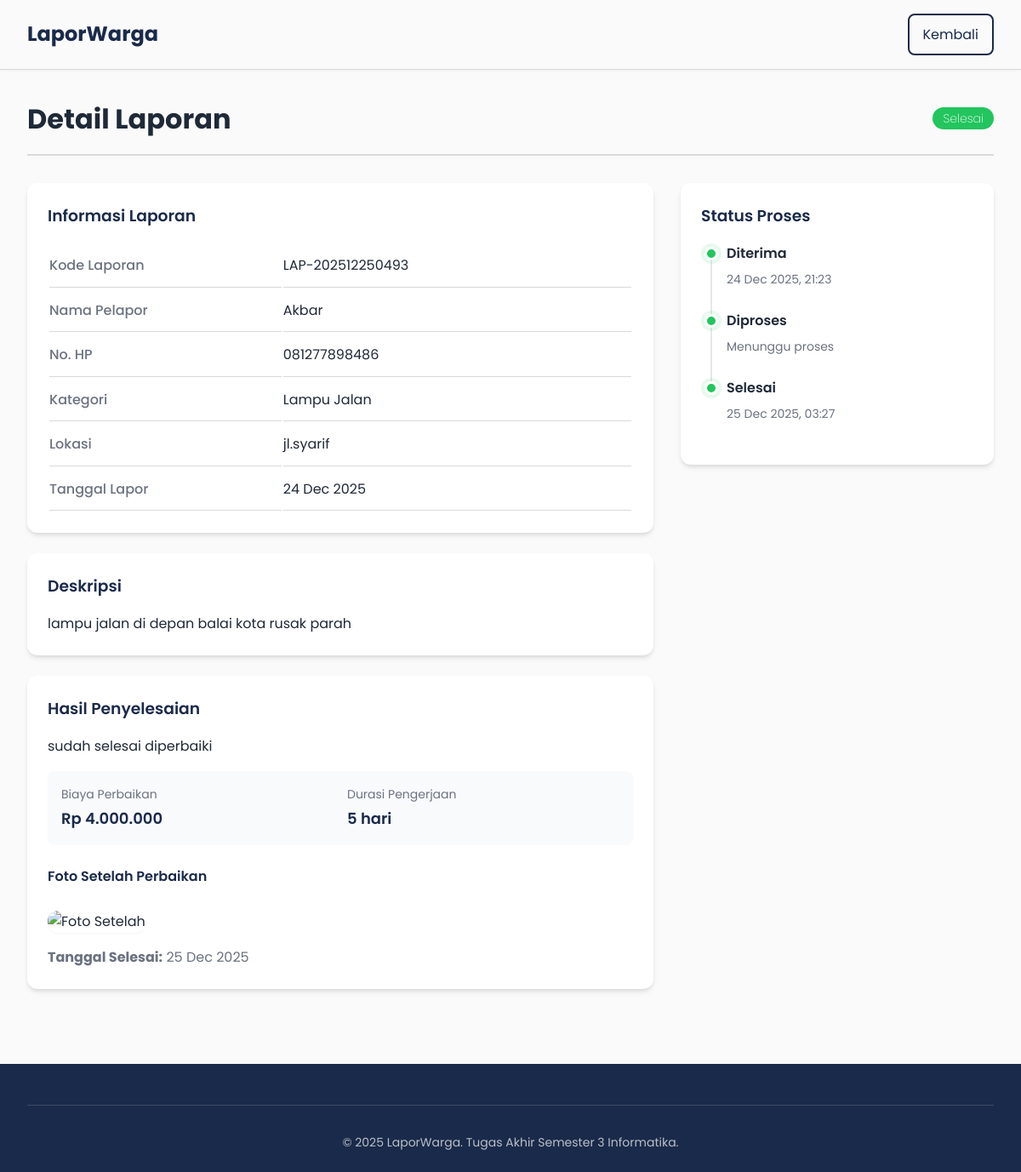
Screenshot of /detail_laporan.php?kode=LAP-202512250493 with the database file from the repository.
### tables this page shows
CREATE TABLE `laporan` (
  `id` int(11) NOT NULL AUTO_INCREMENT,
  `kode_laporan` varchar(20) NOT NULL,
  `nama_pelapor` varchar(100) NOT NULL,
  `no_hp` varchar(15) NOT NULL,
  `kategori` varchar(50) NOT NULL,
  `deskripsi` text NOT NULL,
  `lokasi` varchar(255) NOT NULL,
  `foto` varchar(255) DEFAULT NULL,
  `foto_blob` mediumblob DEFAULT NULL,
  `foto_mime` varchar(50) DEFAULT NULL,
  `status` enum('Diterima','Diproses','Selesai') DEFAULT 'Diterima',
  `tanggal_lapor` timestamp NOT NULL DEFAULT current_timestamp(),
  `tanggal_diterima` timestamp NULL DEFAULT NULL,
  `tanggal_diproses` timestamp NULL DEFAULT NULL,
  `tanggal_selesai` datetime DEFAULT NULL,
  `biaya` decimal(15,2) DEFAULT NULL,
  `durasi` varchar(50) DEFAULT NULL,
  `foto_after` varchar(255) DEFAULT NULL,
  `foto_after_blob` mediumblob DEFAULT NULL,
  `foto_after_mime` varchar(50) DEFAULT NULL,
  `catatan_admin` text DEFAULT NULL,
  `diterima_at` timestamp NULL DEFAULT NULL COMMENT 'Timestamp ketika status Diterima',
  `diproses_at` timestamp NULL DEFAULT NULL COMMENT 'Timestamp ketika status Diproses',
  `selesai_at` timestamp NULL DEFAULT NULL COMMENT 'Timestamp ketika status Selesai',
  PRIMARY KEY (`id`),
  UNIQUE KEY `kode_laporan` (`kode_laporan`),
  KEY `idx_kode` (`kode_laporan`),
  KEY `idx_status` (`status`),
  KEY `idx_tanggal` (`tanggal_lapor`),
  KEY `idx_no_hp_tanggal` (`no_hp`,`tanggal_lapor`)
);

### public/detail_laporan.php (the view, shortened to what this page needs)
<?php
$database = new Database();
$conn = $database->getConnection();
$kode = isset($_GET['kode']) ? $_GET['kode'] : null;
$id = isset($_GET['id']) ? (int)$_GET['id'] : null;
if($kode){
    $stmt = $conn->prepare("SELECT * FROM laporan WHERE kode_laporan = :kode");
    $stmt->bindParam(':kode', $kode);
} elseif($id) {
    $stmt = $conn->prepare("SELECT * FROM laporan WHERE id = :id");
    $stmt->bindParam(':id', $id, PDO::PARAM_INT);
} else {
    header("Location: index.php");
    exit();
}
$stmt->execute();
$laporan = $stmt->fetch(PDO::FETCH_ASSOC);
?>
<!DOCTYPE html>
<html lang="id">
<head>
  <link href="https://cdn.jsdelivr.net/npm/remixicon@3.5.0/fonts/remixicon.css" rel="stylesheet">
  <link href="https://cdnjs.cloudflare.com/ajax/libs/remixicon/3.5.0/remixicon.css" rel="stylesheet">
  <link rel="stylesheet" href="assets/css/style.css?v=2.2">
</head>
<body>
  <nav class="navbar">
    <div class="container">
       <div class="nav-brand">
                <span class="brand-text">LaporWarga</span>
            </div>
      <div class="navbar-menu"><a href="index.php" class="btn btn-outline"><i class="ri-arrow-left-line"></i> Kembali</a></div>
    </div>
  </nav>
  <main class="detail-container">
    <div class="container">
      <div class="detail-header">
        <h1>Detail Laporan</h1>
        <span class="badge badge-<?php echo $laporan['status']==='Diterima'?'info':($laporan['status']==='Diproses'?'warning':'success'); ?>"><?php echo htmlspecialchars($laporan['status']); ?></span>
      </div>
      <div class="detail-grid">
        <div>
          <div class="detail-section">
            <h3>Informasi Laporan</h3>
            <table class="detail-table">
              <tr><td>Kode Laporan</td><td><?php echo htmlspecialchars($laporan['kode_laporan']); ?></td></tr>
              <tr><td>Nama Pelapor</td><td><?php echo htmlspecialchars($laporan['nama_pelapor']); ?></td></tr>
              <tr><td>No. HP</td><td><?php echo htmlspecialchars($laporan['no_hp']); ?></td></tr>
              <tr><td>Kategori</td><td><?php echo htmlspecialchars($laporan['kategori']); ?></td></tr>
              <tr><td>Lokasi</td><td><?php echo htmlspecialchars($laporan['lokasi']); ?></td></tr>
              <tr><td>Tanggal Lapor</td><td><?php echo date('d M Y', strtotime($laporan['tanggal_lapor'])); ?></td></tr>
            </table>
          </div>
          <div class="detail-section">
            <h3>Deskripsi</h3>
            <p><?php echo nl2br(htmlspecialchars($laporan['deskripsi'])); ?></p>
          </div>
          <?php if($laporan['status']==='Selesai' && (!empty($laporan['catatan_admin']) || !empty($laporan['foto_after']))): ?>
          <div class="detail-section">
            <h3>Hasil Penyelesaian</h3>
            <?php if(!empty($laporan['catatan_admin'])): ?>
              <p><?php echo nl2br(htmlspecialchars($laporan['catatan_admin'])); ?></p>
            <?php endif; ?>
            <?php if(!empty($laporan['biaya']) || !empty($laporan['durasi'])): ?>
              <div style="display:grid;grid-template-columns:repeat(2,1fr);gap:1rem;margin-top:1rem;padding:1rem;background:#f8fafc;border-radius:0.5rem;">
                <?php if(!empty($laporan['biaya'])): ?>
                  <div>
                    <p style="color:var(--text-muted);font-size:0.875rem;margin-bottom:0.25rem;">Biaya Perbaikan</p>
                    <p style="font-size:1.125rem;font-weight:600;color:var(--primary-color);">Rp <?php echo number_format($laporan['biaya'],0,',','.'); ?></p>
                  </div>
                <?php endif; ?>
                <?php if(!empty($laporan['durasi'])): ?>
                  <div>
                    <p style="color:var(--text-muted);font-size:0.875rem;margin-bottom:0.25rem;">Durasi Pengerjaan</p>
                    <p style="font-size:1.125rem;font-weight:600;color:var(--primary-color);"><?php echo htmlspecialchars($laporan['durasi']); ?></p>
                  </div>
                <?php endif; ?>
              </div>
            <?php endif; ?>
            <?php if(!empty($laporan['foto_after_blob'])): ?>
              <h4 style="margin-top:1.5rem;">Foto Setelah Perbaikan</h4>
              <img src="image.php?id=<?php echo $laporan['id']; ?>&type=foto_after" alt="Foto Setelah" class="detail-img">
            <?php endif; ?>
            <?php if(!empty($laporan['tanggal_selesai'])): ?>
            <p style="margin-top:1rem;color:var(--text-muted);"><strong>Tanggal Selesai:</strong> <?php echo date('d M Y', strtotime($laporan['tanggal_selesai'])); ?></p>
            <?php endif; ?>
          </div>
          <?php endif; ?>
        </div>
        <aside>
          <div class="detail-section">
            <h3>Status Proses</h3>
            <div class="timeline">
              <div class="timeline-item <?php echo in_array($laporan['status'],['Diterima','Diproses','Selesai'])?'active':''; ?>">
                <div class="timeline-dot"></div>
                <div class="timeline-content">
                  <strong>Diterima</strong>
                  <small><?php echo !empty($laporan['diterima_at']) ? date('d M Y, H:i', strtotime($laporan['diterima_at'])) : 'Tiket dibuat'; ?></small>
                </div>
              </div>
              <div class="timeline-item <?php echo in_array($laporan['status'],['Diproses','Selesai'])?'active':''; ?>">
                <div class="timeline-dot"></div>
                <div class="timeline-content">
                  <strong>Diproses</strong>
                  <small><?php echo !empty($laporan['diproses_at']) ? date('d M Y, H:i', strtotime($laporan['diproses_at'])) : 'Menunggu proses'; ?></small>
                </div>
              </div>
              <div class="timeline-item <?php echo $laporan['status']==='Selesai'?'active':''; ?>">
                <div class="timeline-dot"></div>
                <div class="timeline-content">
                  <strong>Selesai</strong>
                  <small><?php echo !empty($laporan['selesai_at']) ? date('d M Y, H:i', strtotime($laporan['selesai_at'])) : 'Belum selesai'; ?></small>
                </div>
              </div>
            </div>
          </div>
        </aside>
      </div>
    </div>
  </main>
  <footer class="footer">
    <div class="container">
      <div class="footer-bottom">
        <p>&copy; 2025 LaporWarga. Tugas Akhir Semester 3 Informatika.</p>
      </div>
    </div>
  </footer>
</body>
</html>

### rows the page displays
laporan: status "Selesai", kode_laporan "LAP-202512250493", nama_pelapor "Akbar", no_hp "081277898486", kategori "Lampu Jalan", lokasi "jl.syarif", tanggal_lapor "24 Dec 2025", deskripsi "lampu jalan di depan balai kota rusak parah", catatan_admin "sudah selesai diperbaiki", biaya "4.000.000", durasi "5 hari", tanggal_selesai "25 Dec 2025", diterima_at "24 Dec 2025, 21:23", selesai_at "25 Dec 2025, 03:27"
